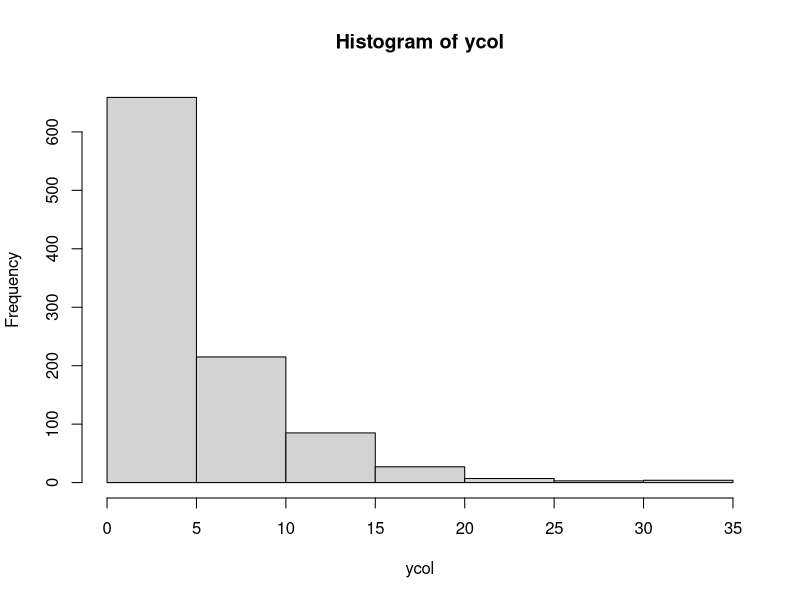
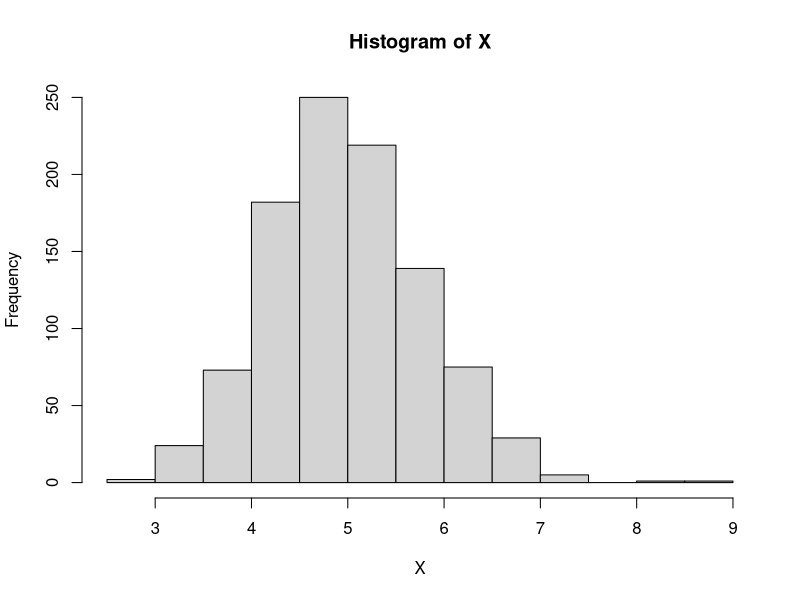

Generate these figures, in order, with R:
## ---- chunk 1

ycol <- replicate(1000,rexp(1, .20))
hist(ycol); mean(ycol); var(ycol); sd(ycol)
## ---- chunk 2

xcol <- replicate(1000, rexp(40, rate = .20))
dim(xcol)
X <- .colMeans(xcol, 40, 1000, na.rm = FALSE)
hist(X); mean(X); var(X); sd(X) 
